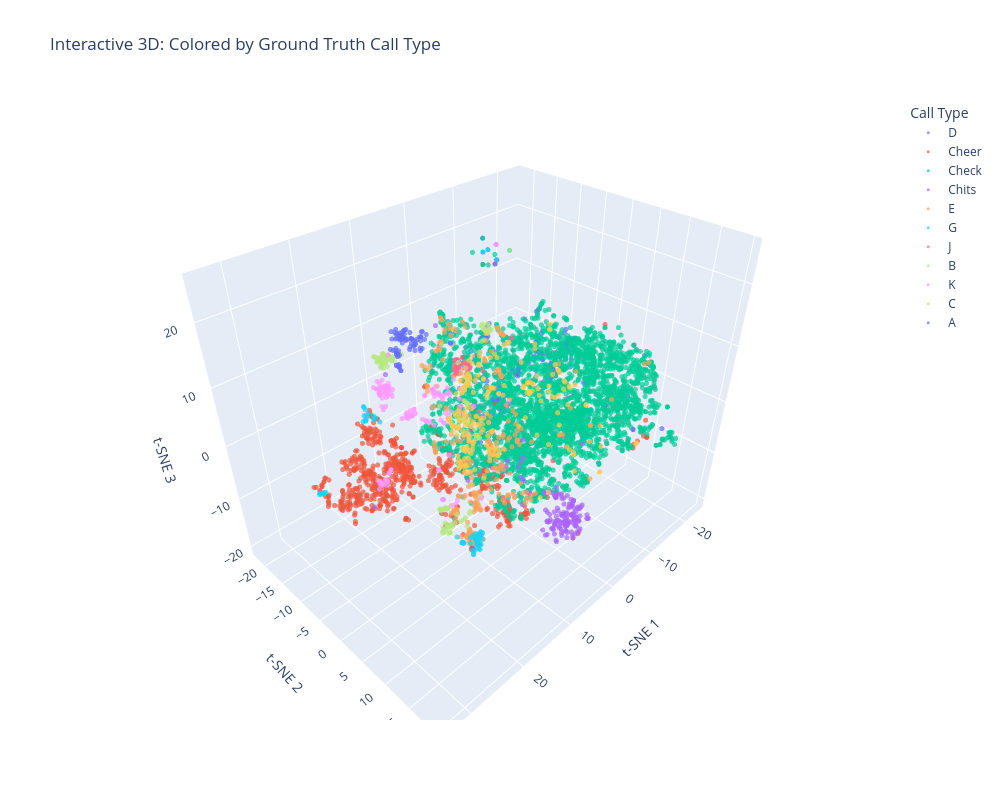

Write notebook code for a chart like this one.
### Code cell
# Alternative: Color by ground truth call types (interactive)
import plotly.express as px

# Create dataframe for plotting
plot_df = pd.DataFrame({
    'TSNE1': X_tsne[:, 0],
    'TSNE2': X_tsne[:, 1],
    'TSNE3': X_tsne[:, 2],
    'Cluster': cluster_labels,
    'Call Type': y,
    'Probability': clusterer.probabilities_,
    'Outlier Score': clusterer.outlier_scores_
})

fig2 = px.scatter_3d(
    plot_df,
    x='TSNE1',
    y='TSNE2',
    z='TSNE3',
    color='Call Type',
    hover_data=['Cluster', 'Probability'],
    title='Interactive 3D: Colored by Ground Truth Call Type',
    opacity=0.7,
    width=1000,
    height=800
)

fig2.update_traces(marker=dict(size=3))
fig2.update_layout(
    scene=dict(
        xaxis_title='t-SNE 1',
        yaxis_title='t-SNE 2',
        zaxis_title='t-SNE 3'
    )
)

fig2.show()

### Figure 1 — Plotly figure (JSON) as saved in the notebook; plotly's stock layout.template omitted (floating-point values rounded to 4 significant figures; data arrays with more than 128 entries replaced by an {"elided": "..."} marker saying what was removed)
{"data": [{"customdata": {"elided": "276x2 float values"}, "hovertemplate": "Call Type=D<br>TSNE1=%{x}<br>TSNE2=%{y}<br>TSNE3=%{z}<br>Cluster=%{customdata[0]}<br>Probability=%{customdata[1]}<extra></extra>", "legendgroup": "D", "marker": {"color": "#636efa", "opacity": 0.7, "size": 3, "symbol": "circle"}, "mode": "markers", "name": "D", "scene": "scene", "showlegend": true, "type": "scatter3d", "x": {"elided": "276 float values"}, "y": {"elided": "276 float values"}, "z": {"elided": "276 float values"}}, {"customdata": {"elided": "707x2 float values"}, "hovertemplate": "Call Type=Cheer<br>TSNE1=%{x}<br>TSNE2=%{y}<br>TSNE3=%{z}<br>Cluster=%{customdata[0]}<br>Probability=%{customdata[1]}<extra></extra>", "legendgroup": "Cheer", "marker": {"color": "#EF553B", "opacity": 0.7, "size": 3, "symbol": "circle"}, "mode": "markers", "name": "Cheer", "scene": "scene", "showlegend": true, "type": "scatter3d", "x": {"elided": "707 float values"}, "y": {"elided": "707 float values"}, "z": {"elided": "707 float values"}}, {"customdata": {"elided": "3649x2 float values"}, "hovertemplate": "Call Type=Check<br>TSNE1=%{x}<br>TSNE2=%{y}<br>TSNE3=%{z}<br>Cluster=%{customdata[0]}<br>Probability=%{customdata[1]}<extra></extra>", "legendgroup": "Check", "marker": {"color": "#00cc96", "opacity": 0.7, "size": 3, "symbol": "circle"}, "mode": "markers", "name": "Check", "scene": "scene", "showlegend": true, "type": "scatter3d", "x": {"elided": "3649 float values"}, "y": {"elided": "3649 float values"}, "z": {"elided": "3649 float values"}}, {"customdata": {"elided": "162x2 float values"}, "hovertemplate": "Call Type=Chits<br>TSNE1=%{x}<br>TSNE2=%{y}<br>TSNE3=%{z}<br>Cluster=%{customdata[0]}<br>Probability=%{customdata[1]}<extra></extra>", "legendgroup": "Chits", "marker": {"color": "#ab63fa", "opacity": 0.7, "size": 3, "symbol": "circle"}, "mode": "markers", "name": "Chits", "scene": "scene", "showlegend": true, "type": "scatter3d", "x": {"elided": "162 float values"}, "y": {"elided": "162 float values"}, "z": {"elided": "162 float values"}}, {"customdata": {"elided": "272x2 float values"}, "hovertemplate": "Call Type=E<br>TSNE1=%{x}<br>TSNE2=%{y}<br>TSNE3=%{z}<br>Cluster=%{customdata[0]}<br>Probability=%{customdata[1]}<extra></extra>", "legendgroup": "E", "marker": {"color": "#FFA15A", "opacity": 0.7, "size": 3, "symbol": "circle"}, "mode": "markers", "name": "E", "scene": "scene", "showlegend": true, "type": "scatter3d", "x": {"elided": "272 float values"}, "y": {"elided": "272 float values"}, "z": {"elided": "272 float values"}}, {"customdata": {"elided": "77x2 float values"}, "hovertemplate": "Call Type=G<br>TSNE1=%{x}<br>TSNE2=%{y}<br>TSNE3=%{z}<br>Cluster=%{customdata[0]}<br>Probability=%{customdata[1]}<extra></extra>", "legendgroup": "G", "marker": {"color": "#19d3f3", "opacity": 0.7, "size": 3, "symbol": "circle"}, "mode": "markers", "name": "G", "scene": "scene", "showlegend": true, "type": "scatter3d", "x": [30.92, 20.19, -1.83, 19.3, 22.0, 21.84, 19.66, 19.53, 20.06, 21.96, 19.23, 19.54, 19.03, 20.92, 19.19, -1.182, 20.06, 30.7, 18.8, 20.36, 19.49, 20.83, 19.46, 20.1, 20.26, 20.9, 19.8, 21.89, 19.5, 18.82, 30.82, 18.75, 19.01, 20.7, 19.83, 19.69, 19.86, 18.96, 19.44, 19.26, 31.24, 22.11, -0.3409, -1.182, 20.14, 30.8, 21.97, 18.78, 19.25, 18.64, 19.86, 19.39, 30.6, -0.3409, 19.85, 20.32, 31.09, -0.3409, 19.01, 19.46, 20.04, 18.99, 22.16, 20.05, 19.51, -2.303, -2.303, 30.97, 19.82, 30.81, 19.53, 19.78, 19.63, 19.76, 18.9, 19.52, 22.03], "y": [-5.984, 13.12, -5.811, 12.04, 11.71, 11.7, 12.09, -9.937, 12.14, 11.74, 12.51, 12.03, 11.56, 12.49, 11.81, -7.912, -10.12, -5.738, 11.46, 12.22, 11.25, 12.45, 11.51, -9.54, 11.25, -9.465, -10.41, 11.63, 11.74, 11.72, -5.831, 12.03, 11.6, 12.13, -10.42, 12.25, 11.93, 11.92, 12.42, -9.138, -6.13, 11.59, -6.1, -7.912, -10.11, -5.829, 13.39, -8.493, -9.232, 11.62, -10.61, 11.98, -5.623, -6.1, -10.52, 12.24, -5.935, -6.1, 11.91, 11.78, -9.88, -9.096, 10.78, 12.18, -8.936, -3.817, -3.817, -6.479, 10.83, -5.897, 11.71, 11.8, 12.21, -10.21, 11.65, 12.5, 11.62], "z": [-0.5409, -3.946, 22.55, -6.381, -3.519, -3.597, -5.526, 4.835, -4.029, -3.593, -4.21, -4.005, -5.953, -5.844, -4.693, 23.25, 6.03, -0.4142, -4.353, -5.664, -3.996, -5.785, -6.038, 4.533, -5.123, 4.275, 3.384, -3.496, -5.455, -4.249, -0.4652, -3.768, -5.279, -2.832, 3.398, -3.966, -3.882, -4.005, -5.106, 3.922, -0.6451, -3.456, 24.42, 23.25, 6.155, -0.4609, -3.667, 3.631, 4.537, -3.954, 4.204, -6.254, -0.3604, 24.42, 3.465, -3.676, -0.5424, 24.42, -3.478, -3.608, 5.697, 4.164, -2.985, -4.417, 4.332, 24.42, 24.42, -0.7623, -4.732, -0.4917, -3.972, -4.45, -5.337, 4.359, -4.396, -3.432, -3.422]}, {"customdata": [[14.0, 1.0], [14.0, 1.0], [14.0, 1.0], [14.0, 1.0], [14.0, 1.0], [14.0, 1.0], [14.0, 1.0], [14.0, 1.0], [14.0, 1.0], [14.0, 1.0], [14.0, 1.0], [14.0, 1.0], [14.0, 1.0], [14.0, 1.0], [14.0, 1.0], [14.0, 1.0], [14.0, 1.0], [14.0, 1.0], [4.0, 1.0], [14.0, 1.0], [14.0, 1.0], [14.0, 1.0], [14.0, 1.0], [14.0, 1.0], [14.0, 1.0], [14.0, 1.0], [14.0, 1.0], [14.0, 1.0], [14.0, 1.0], [14.0, 1.0], [14.0, 1.0], [14.0, 1.0], [14.0, 1.0], [14.0, 1.0], [14.0, 1.0], [14.0, 1.0], [14.0, 1.0], [14.0, 1.0], [14.0, 1.0]], "hovertemplate": "Call Type=J<br>TSNE1=%{x}<br>TSNE2=%{y}<br>TSNE3=%{z}<br>Cluster=%{customdata[0]}<br>Probability=%{customdata[1]}<extra></extra>", "legendgroup": "J", "marker": {"color": "#FF6692", "opacity": 0.7, "size": 3, "symbol": "circle"}, "mode": "markers", "name": "J", "scene": "scene", "showlegend": true, "type": "scatter3d", "x": [8.143, 9.394, 9.016, 11.03, 8.005, 6.834, 9.369, 6.917, 8.346, 7.879, 7.383, 8.709, 6.626, -4.591, 8.981, 7.914, 7.904, 7.46, -2.538, 8.918, 8.722, 8.107, 7.22, 8.341, 9.36, -2.237, 8.53, 3.253, 10.73, 7.008, 7.158, 8.133, 9.467, 9.721, 9.509, 9.433, 3.08, 9.374, 8.628], "y": [-3.811, -2.078, -2.393, -2.491, -1.882, -2.482, -2.093, -3.427, -3.863, -2.014, -2.626, -2.232, -3.118, -11.56, -3.476, -4.162, 0.48, -1.97, -6.632, -2.166, -2.226, -3.897, -2.464, -3.869, -2.448, -2.992, -3.842, -9.606, -6.21, -2.591, -2.56, -4.095, -2.344, -2.489, -2.328, -2.35, -9.546, -2.374, -3.733], "z": [9.502, 11.29, 12.23, -3.089, 11.36, 10.03, 11.32, 10.49, 9.617, 9.79, 9.07, 11.64, 9.33, 0.4039, 10.34, 8.847, 4.517, 10.97, 24.37, 11.72, 11.66, 9.617, 9.899, 9.785, 11.23, 10.92, 10.62, 6.653, 6.39, 9.913, 10.4, 8.848, 12.53, 10.9, 12.47, 12.47, 6.517, 12.54, 10.51]}, {"customdata": {"elided": "136x2 float values"}, "hovertemplate": "Call Type=B<br>TSNE1=%{x}<br>TSNE2=%{y}<br>TSNE3=%{z}<br>Cluster=%{customdata[0]}<br>Probability=%{customdata[1]}<extra></extra>", "legendgroup": "B", "marker": {"color": "#B6E880", "opacity": 0.7, "size": 3, "symbol": "circle"}, "mode": "markers", "name": "B", "scene": "scene", "showlegend": true, "type": "scatter3d", "x": {"elided": "136 float values"}, "y": {"elided": "136 float values"}, "z": {"elided": "136 float values"}}, {"customdata": {"elided": "130x2 float values"}, "hovertemplate": "Call Type=K<br>TSNE1=%{x}<br>TSNE2=%{y}<br>TSNE3=%{z}<br>Cluster=%{customdata[0]}<br>Probability=%{customdata[1]}<extra></extra>", "legendgroup": "K", "marker": {"color": "#FF97FF", "opacity": 0.7, "size": 3, "symbol": "circle"}, "mode": "markers", "name": "K", "scene": "scene", "showlegend": true, "type": "scatter3d", "x": {"elided": "130 float values"}, "y": {"elided": "130 float values"}, "z": {"elided": "130 float values"}}, {"customdata": {"elided": "228x2 float values"}, "hovertemplate": "Call Type=C<br>TSNE1=%{x}<br>TSNE2=%{y}<br>TSNE3=%{z}<br>Cluster=%{customdata[0]}<br>Probability=%{customdata[1]}<extra></extra>", "legendgroup": "C", "marker": {"color": "#FECB52", "opacity": 0.7, "size": 3, "symbol": "circle"}, "mode": "markers", "name": "C", "scene": "scene", "showlegend": true, "type": "scatter3d", "x": {"elided": "228 float values"}, "y": {"elided": "228 float values"}, "z": {"elided": "228 float values"}}, {"customdata": {"elided": "76x2 float values"}, "hovertemplate": "Call Type=A<br>TSNE1=%{x}<br>TSNE2=%{y}<br>TSNE3=%{z}<br>Cluster=%{customdata[0]}<br>Probability=%{customdata[1]}<extra></extra>", "legendgroup": "A", "marker": {"color": "#636efa", "opacity": 0.7, "size": 3, "symbol": "circle"}, "mode": "markers", "name": "A", "scene": "scene", "showlegend": true, "type": "scatter3d", "x": [12.65, 13.33, 11.2, 13.41, 12.88, 10.03, 13.33, 12.95, 12.94, 13.54, 13.16, 13.26, 13.33, 12.9, 12.37, 13.42, 12.84, 13.05, 10.51, 11.09, 13.43, 13.33, 12.21, 12.9, 10.45, 11.61, 12.99, 12.2, 9.788, 13.07, 11.88, 13.95, 9.272, 13.78, 13.2, 11.06, 12.94, 10.95, 13.53, 9.758, 13.03, 13.02, 12.12, 13.59, 12.72, 13.31, 14.13, 13.31, 10.1, 11.9, 12.73, 13.42, 13.75, 6.118, 10.69, 10.95, 9.017, 11.77, 9.385, 13.1, 12.44, 13.31, 11.19, 10.86, 12.85, 12.95, 12.21, 6.116, 12.9, 10.21, 11.13, 9.557, 11.68, 12.22, 11.92, 12.3], "y": [-11.55, -10.23, -9.064, -9.494, -11.2, -9.39, -10.26, -7.567, -7.509, -9.179, -10.45, -10.4, -9.223, -10.05, -9.459, -8.683, -11.99, -10.7, -9.391, -8.055, -8.856, -10.85, -9.398, -7.35, -8.738, -10.58, -10.51, -11.72, -9.412, -8.613, -11.88, -9.775, -9.567, -9.921, -10.25, -9.093, -7.534, -10.06, -9.877, -9.346, -12.25, -9.917, -8.959, -11.06, -11.23, -8.479, -10.3, -9.916, -9.051, -10.38, -9.413, -9.468, -9.744, -7.195, -9.616, -10.24, -9.04, -10.09, -9.606, -9.358, -11.21, -9.92, -9.38, -9.307, -11.24, -9.78, -12.01, -7.196, -9.715, -8.656, -9.424, -8.815, -9.65, -11.69, -12.52, -10.12], "z": [11.41, 9.525, 11.91, 14.55, 11.04, 13.43, 9.599, 15.15, 15.16, 15.21, 9.834, 9.613, 14.51, 15.0, 13.86, 14.95, 11.37, 15.35, 13.26, 12.66, 15.3, 9.615, 13.94, 15.16, 11.69, 14.74, 14.75, 10.63, 13.39, 14.77, 10.2, 15.63, 14.02, 14.49, 9.705, 12.76, 15.13, 12.59, 14.49, 13.44, 11.53, 14.76, 12.89, 15.09, 10.62, 15.65, 14.44, 9.145, 13.02, 14.88, 14.3, 14.33, 15.24, 11.8, 12.97, 14.24, 13.62, 15.09, 13.97, 13.81, 11.46, 9.116, 12.46, 12.82, 11.24, 14.48, 10.8, 11.8, 14.61, 11.96, 12.59, 13.13, 12.03, 10.44, 11.08, 14.94]}], "layout": {"height": 800, "legend": {"title": {"text": "Call Type"}, "tracegroupgap": 0}, "scene": {"domain": {"x": [0, 1], "y": [0, 1]}, "xaxis": {"title": {"text": "t-SNE 1"}}, "yaxis": {"title": {"text": "t-SNE 2"}}, "zaxis": {"title": {"text": "t-SNE 3"}}}, "title": {"text": "Interactive 3D: Colored by Ground Truth Call Type"}, "width": 1000}}
